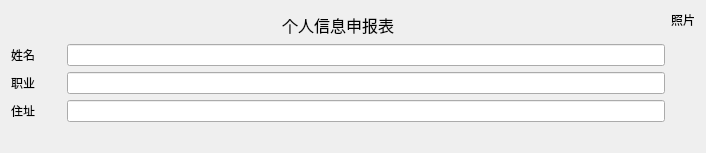
<?xml version="1.0" encoding="UTF-8"?>
<ui version="4.0">
 <class>Form</class>
 <widget class="QWidget" name="Form">
  <property name="geometry">
   <rect>
    <x>0</x>
    <y>0</y>
    <width>706</width>
    <height>153</height>
   </rect>
  </property>
  <property name="windowTitle">
   <string>Form</string>
  </property>
  <layout class="QHBoxLayout" name="horizontalLayout">
   <item>
    <layout class="QVBoxLayout" name="verticalLayout_2">
     <item>
      <widget class="QLabel" name="label">
       <property name="font">
        <font>
         <family>华文琥珀</family>
         <pointsize>12</pointsize>
        </font>
       </property>
       <property name="text">
        <string>个人信息申报表</string>
       </property>
       <property name="alignment">
        <set>Qt::AlignCenter</set>
       </property>
      </widget>
     </item>
     <item>
      <layout class="QFormLayout" name="formLayout">
       <property name="sizeConstraint">
        <enum>QLayout::SetMaximumSize</enum>
       </property>
       <item row="0" column="0">
        <widget class="QLabel" name="label_2">
         <property name="sizePolicy">
          <sizepolicy hsizetype="Preferred" vsizetype="Preferred">
           <horstretch>0</horstretch>
           <verstretch>0</verstretch>
          </sizepolicy>
         </property>
         <property name="minimumSize">
          <size>
           <width>50</width>
           <height>0</height>
          </size>
         </property>
         <property name="text">
          <string>姓名</string>
         </property>
        </widget>
       </item>
       <item row="0" column="1">
        <widget class="QLineEdit" name="lineEdit">
         <property name="sizePolicy">
          <sizepolicy hsizetype="Preferred" vsizetype="Preferred">
           <horstretch>0</horstretch>
           <verstretch>0</verstretch>
          </sizepolicy>
         </property>
         <property name="minimumSize">
          <size>
           <width>200</width>
           <height>0</height>
          </size>
         </property>
        </widget>
       </item>
       <item row="1" column="0">
        <widget class="QLabel" name="label_3">
         <property name="text">
          <string>职业</string>
         </property>
        </widget>
       </item>
       <item row="1" column="1">
        <widget class="QLineEdit" name="lineEdit_2"/>
       </item>
       <item row="2" column="1">
        <widget class="QLineEdit" name="lineEdit_3"/>
       </item>
       <item row="2" column="0">
        <widget class="QLabel" name="label_4">
         <property name="text">
          <string>住址</string>
         </property>
        </widget>
       </item>
       <item row="3" column="0">
        <widget class="QLabel" name="label_7">
         <property name="text">
          <string/>
         </property>
        </widget>
       </item>
      </layout>
     </item>
    </layout>
   </item>
   <item>
    <layout class="QVBoxLayout" name="verticalLayout">
     <item>
      <widget class="QLabel" name="label_5">
       <property name="sizePolicy">
        <sizepolicy hsizetype="Preferred" vsizetype="Fixed">
         <horstretch>0</horstretch>
         <verstretch>0</verstretch>
        </sizepolicy>
       </property>
       <property name="text">
        <string>照片</string>
       </property>
      </widget>
     </item>
     <item>
      <widget class="QLabel" name="label_6">
       <property name="sizePolicy">
        <sizepolicy hsizetype="Maximum" vsizetype="Maximum">
         <horstretch>0</horstretch>
         <verstretch>0</verstretch>
        </sizepolicy>
       </property>
       <property name="maximumSize">
        <size>
         <width>100</width>
         <height>100</height>
        </size>
       </property>
       <property name="text">
        <string/>
       </property>
       <property name="pixmap">
        <pixmap>images/qt.png</pixmap>
       </property>
       <property name="scaledContents">
        <bool>true</bool>
       </property>
      </widget>
     </item>
     <item>
      <spacer name="verticalSpacer">
       <property name="orientation">
        <enum>Qt::Vertical</enum>
       </property>
       <property name="sizeHint" stdset="0">
        <size>
         <width>20</width>
         <height>40</height>
        </size>
       </property>
      </spacer>
     </item>
    </layout>
   </item>
  </layout>
 </widget>
 <resources/>
 <connections/>
</ui>
